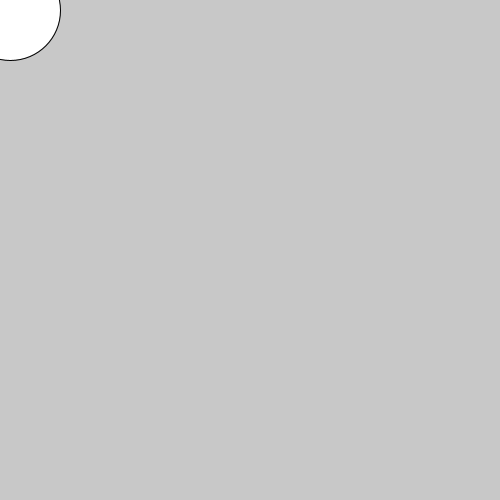
Frame 1 (no input)
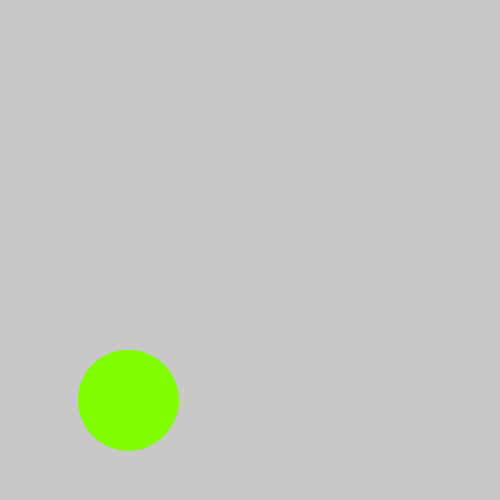
Frame 60 (the mouse pressed at the canvas centre just before this capture)
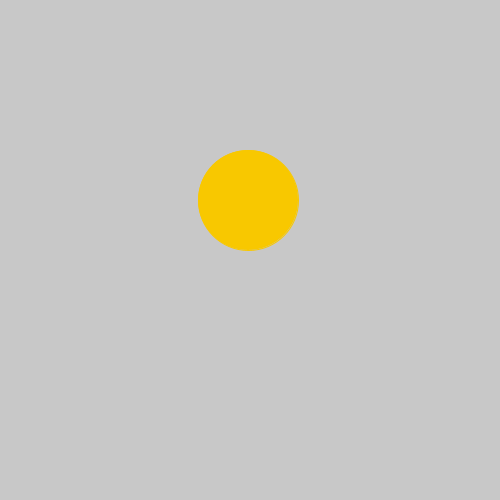
Frame 120 (the mouse held since frame 60 and released just before this capture)

The Processing sketch that drew these frames (run headless with seeded random() and noise(); from frame 60 on, the mouse is pressed at the canvas centre):

// Processing sketch: BoundColorBall
// ── BoundColorBall.pde
void setup()
{
  size(500, 500);
}

int x = 10;
int y = 10;
float z = 0;
int vx = 2;
int vy = 10;

void draw()
{
  background(200);
  circle(x, y, 100);
  x += vx;
  y += vy;
  color a = color(x,y,z);
  stroke (a);
  fill (a);
  
  if (x < 10 || 490 < x) 
  {
    vx = -vx;
    z = random(255);
  }
  if(y < 10 || 490 < y)
  {
    vy = -vy;
  }
}
